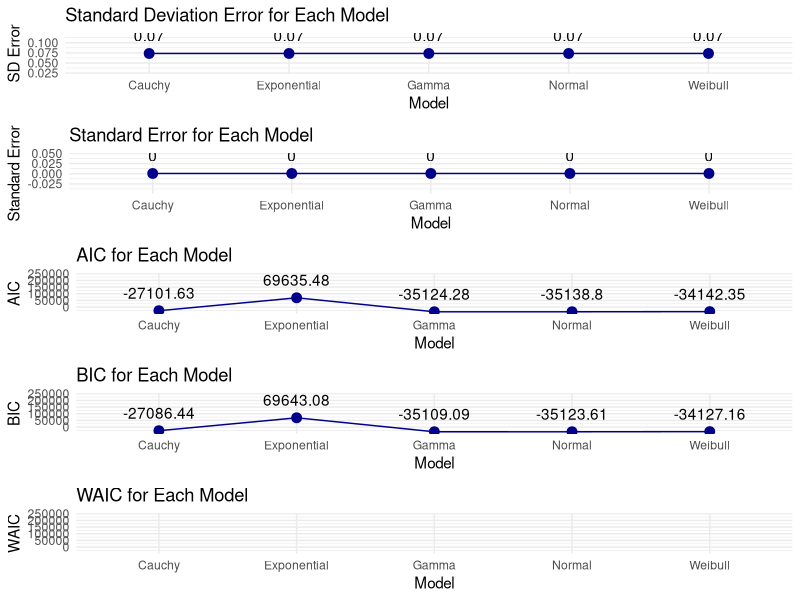

Write the R code that produced this figure.
# Load necessary libraries
library(ggplot2)
library(readxl)  # Load the readxl package to use read_excel()
library(dplyr)  # For data manipulation
library(gridExtra)  # For arranging plots
library(fitdistrplus)  # For fitting distributions

# Function to calculate WAIC
calculate_waic <- function(log_likelihood) {
  elpd_waic <- sum(log_likelihood)  # Expected log pointwise predictive density
  p_waic <- var(log_likelihood)  # Effective number of parameters
  waic <- -2 * (elpd_waic - p_waic)  # WAIC calculation
  return(waic)
}

# Read the Excel file
data <- read_excel("Dataset.xlsx")

# Create the dataframe with the specified columns
df <- data.frame(
  Discharge_Time = data[[2]],
  Decrement_3.6_3.4V = data[[3]],
  Max_Voltage_Dischar = data[[4]],
  Min_Voltage_Charg = data[[5]],
  Time_at_4.15V = data[[6]],
  Time_constant_current = data[[7]],
  Charging_time = data[[8]] * 10  # Reduce charging time by a factor of 10
)

# Filter the dataframe to include only rows where Max Voltage Discharge is >= 3.5V
df_filtered <- df %>% filter(Max_Voltage_Dischar >= 3.5)

# Fit distributions
fit_normal <- fitdistr(df_filtered$Max_Voltage_Dischar, "normal")
fit_cauchy <- fitdistr(df_filtered$Max_Voltage_Dischar, "cauchy")
fit_exponential <- fitdistr(df_filtered$Max_Voltage_Dischar, "exponential")
fit_gamma <- fitdist(df_filtered$Max_Voltage_Dischar, "gamma")
fit_weibull <- fitdist(df_filtered$Max_Voltage_Dischar, "weibull")

# Function to create a summary table for each model
create_model_summary <- function(model, model_name) {
  log_likelihood <- logLik(model)
  quantiles <- NULL
  sd_error <- sd(df_filtered$Max_Voltage_Dischar)
  error <- sd_error / sqrt(length(df_filtered$Max_Voltage_Dischar))  # Standard Error of the mean
  aic <- AIC(model)
  bic <- BIC(model)
  waic <- calculate_waic(logLik(model))  # Calculate WAIC
  
  if (model_name == "Normal") {
    quantiles <- quantile(df_filtered$Max_Voltage_Dischar, probs = c(0, 0.25, 0.5, 0.75, 0.95, 1))
  } else if (model_name == "Cauchy") {
    quantiles <- qcauchy(c(0, 0.25, 0.5, 0.75, 0.95, 1), location = model$estimate[1], scale = model$estimate[2])
  } else if (model_name == "Exponential") {
    quantiles <- qexp(c(0, 0.25, 0.5, 0.75, 0.95, 1), rate = 1/mean(df_filtered$Max_Voltage_Dischar))
  } else if (model_name == "Gamma") {
    quantiles <- qgamma(c(0, 0.25, 0.5, 0.75, 0.95, 1), shape = model$estimate[1], rate = model$estimate[2])
  } else if (model_name == "Weibull") {
    quantiles <- qweibull(c(0, 0.25, 0.5, 0.75, 0.95, 1), shape = model$estimate[1], scale = model$estimate[2])
  }
  
  summary_df <- data.frame(
    Model = model_name,
    Min = quantiles[1],
    Q3 = quantiles[4],
    Median = quantiles[3],
    Q5 = quantiles[5],
    Max = quantiles[6],
    SD_Error = sd_error,
    Error = error,
    AIC = aic,
    BIC = bic,
    WAIC = waic
  )
  
  return(summary_df)
}

# Create summary tables for each model
summary_normal <- create_model_summary(fit_normal, "Normal")
summary_cauchy <- create_model_summary(fit_cauchy, "Cauchy")
summary_exponential <- create_model_summary(fit_exponential, "Exponential")
summary_gamma <- create_model_summary(fit_gamma, "Gamma")
summary_weibull <- create_model_summary(fit_weibull, "Weibull")

# Combine all summaries into one data frame
final_summary <- rbind(summary_normal, summary_cauchy, summary_exponential, summary_gamma, summary_weibull)

# Create a summary table for AIC, BIC, and WAIC
criteria_summary <- data.frame(
  Metric = c("AIC", "BIC", "WAIC"),
  Normal = c(summary_normal$AIC, summary_normal$BIC, summary_normal$WAIC),
  Cauchy = c(summary_cauchy$AIC, summary_cauchy$BIC, summary_cauchy$WAIC),
  Exponential = c(summary_exponential$AIC, summary_exponential$BIC, summary_exponential$WAIC),
  Gamma = c(summary_gamma$AIC, summary_gamma$BIC, summary_gamma$WAIC),
  Weibull = c(summary_weibull$AIC, summary_weibull$BIC, summary_weibull$WAIC)
)

# Print the criteria summary table
print(criteria_summary)

# Create individual plots for each metric
plot_sd_error <- ggplot(final_summary, aes(x = Model, y = SD_Error)) +
  geom_point(size = 3, color = "darkblue") +
  geom_line(aes(group = 1), color = "darkblue") +
  geom_text(aes(label = round(SD_Error, 2)), vjust = -1) +  # Add labels
  labs(title = "Standard Deviation Error for Each Model", y = "SD Error") +
  theme_minimal()

plot_error <- ggplot(final_summary, aes(x = Model, y = Error)) +
  geom_point(size = 3, color = "darkblue") +
  geom_line(aes(group = 1), color = "darkblue") +
  geom_text(aes(label = round(Error, 2)), vjust = -1) +  # Add labels
  labs(title = "Standard Error for Each Model", y = "Standard Error") +
  theme_minimal()

plot_aic <- ggplot(final_summary, aes(x = Model, y = AIC)) +
  geom_point(size = 3, color = "darkblue") +
  geom_line(aes(group = 1), color = "darkblue") +
  geom_text(aes(label = round(AIC, 2)), vjust = -1) +  # Add labels
  labs(title = "AIC for Each Model", y = "AIC") +
  ylim(-36000, 240000) +  # Set y-axis limits
  theme_minimal()

plot_bic <- ggplot(final_summary, aes(x = Model, y = BIC)) +
  geom_point(size = 3, color = "darkblue") +
  geom_line(aes(group = 1), color = "darkblue") +
  geom_text(aes(label = round(BIC, 2)), vjust = -1) +  # Add labels
  labs(title = "BIC for Each Model", y = "BIC") +
  ylim(-36000, 240000) +  # Set y-axis limits
  theme_minimal()

plot_waic <- ggplot(final_summary, aes(x = Model, y = WAIC)) +
  geom_point(size = 3, color = "darkblue") +
  geom_line(aes(group = 1), color = "darkblue") +
  geom_text(aes(label = round(WAIC, 2)), vjust = -1) +  # Add labels
  labs(title = "WAIC for Each Model", y = "WAIC") +
  ylim(-36000, 240000) +  # Set y-axis limits
  theme_minimal()

# Arrange the plots in a grid
grid.arrange(plot_sd_error, plot_error, plot_aic, plot_bic, plot_waic, nrow = 5)
